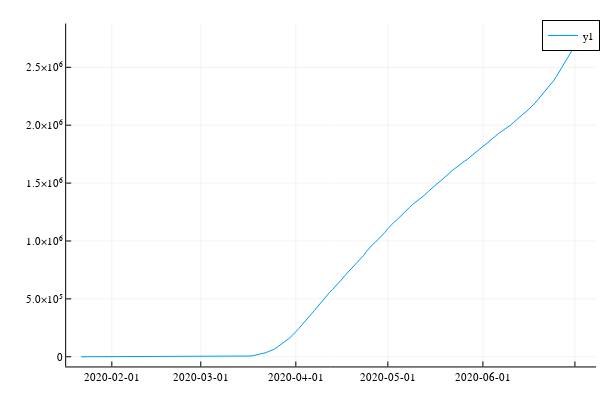

Notebook code for this chart:
### Code cell
Plots.plot(t,totalconfirmed)

### Figure 1 — Plotly figure (JSON) as saved in the notebook; plotly's stock layout.template omitted (floating-point values rounded to 4 significant figures; data arrays with more than 128 entries replaced by an {"elided": "..."} marker saying what was removed)
{"data": [{"colorbar": {"title": ""}, "legendgroup": "y1", "line": {"color": "rgba(0, 154, 250, 1.000)", "dash": "solid", "shape": "linear", "width": 1}, "mode": "lines", "name": "y1", "showlegend": true, "type": "scatter", "x": {"elided": "164 int values"}, "xaxis": "x1", "y": {"elided": "164 int values"}, "yaxis": "y1", "zmax": null, "zmin": null}], "layout": {"annotations": [], "height": 400, "legend": {"bgcolor": "rgba(255, 255, 255, 1.000)", "bordercolor": "rgba(0, 0, 0, 1.000)", "borderwidth": 1, "font": {"color": "rgba(0, 0, 0, 1.000)", "family": "sans-serif", "size": 11}, "tracegroupgap": 0, "traceorder": "normal", "x": 1, "xanchor": "auto", "y": 1, "yanchor": "auto"}, "margin": {"b": 20, "l": 0, "r": 0, "t": 20}, "paper_bgcolor": "rgba(255, 255, 255, 1.000)", "plot_bgcolor": "rgba(255, 255, 255, 1.000)", "showlegend": true, "width": 600, "xaxis": {"anchor": "y1", "domain": [0.1103, 0.9934], "gridcolor": "rgba(0, 0, 0, 0.100)", "gridwidth": 0.5, "linecolor": "rgba(0, 0, 0, 1.000)", "mirror": false, "range": [737400.0, 737600.0], "showgrid": true, "showline": true, "showticklabels": true, "tickangle": 0, "tickcolor": "rgb(0, 0, 0)", "tickfont": {"color": "rgba(0, 0, 0, 1.000)", "family": "sans-serif", "size": 11}, "tickmode": "array", "ticks": "inside", "ticktext": ["2020-02-01", "2020-03-01", "2020-04-01", "2020-05-01", "2020-06-01", "2020-07-01"], "tickvals": [737456, 737485, 737516, 737546, 737577, 737607], "title": "", "titlefont": {"color": "rgba(0, 0, 0, 1.000)", "family": "sans-serif", "size": 15}, "type": "-", "visible": true, "zeroline": false, "zerolinecolor": "rgba(0, 0, 0, 1.000)"}, "yaxis": {"anchor": "x1", "domain": [0.03762, 0.9902], "gridcolor": "rgba(0, 0, 0, 0.100)", "gridwidth": 0.5, "linecolor": "rgba(0, 0, 0, 1.000)", "mirror": false, "range": [-83820.0, 2878000.0], "showgrid": true, "showline": true, "showticklabels": true, "tickangle": 0, "tickcolor": "rgb(0, 0, 0)", "tickfont": {"color": "rgba(0, 0, 0, 1.000)", "family": "sans-serif", "size": 11}, "tickmode": "array", "ticks": "inside", "ticktext": ["0", "5.0×10⁵", "1.0×10⁶", "1.5×10⁶", "2.0×10⁶", "2.5×10⁶"], "tickvals": [0, 500000, 1000000, 1500000, 2000000, 2500000], "title": "", "titlefont": {"color": "rgba(0, 0, 0, 1.000)", "family": "sans-serif", "size": 15}, "type": "-", "visible": true, "zeroline": false, "zerolinecolor": "rgba(0, 0, 0, 1.000)"}}}
